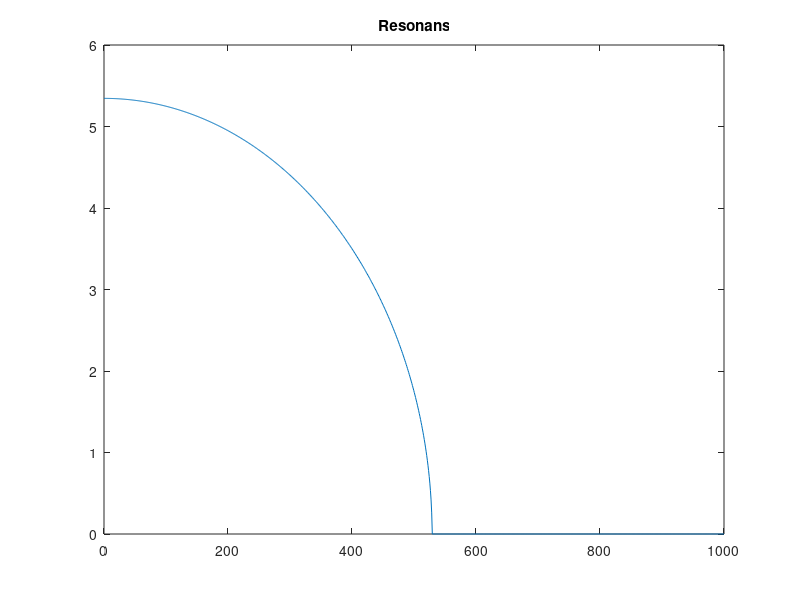

Reproduce this figure in MATLAB.
function resonans()
c=linspace(0,1000,1000);
k=2000;
m=70;


figure;

w = sqrt(-c.^2+2.*k.*m)./(sqrt(2).*m);

plot(c,w);
title('Resonans')
end